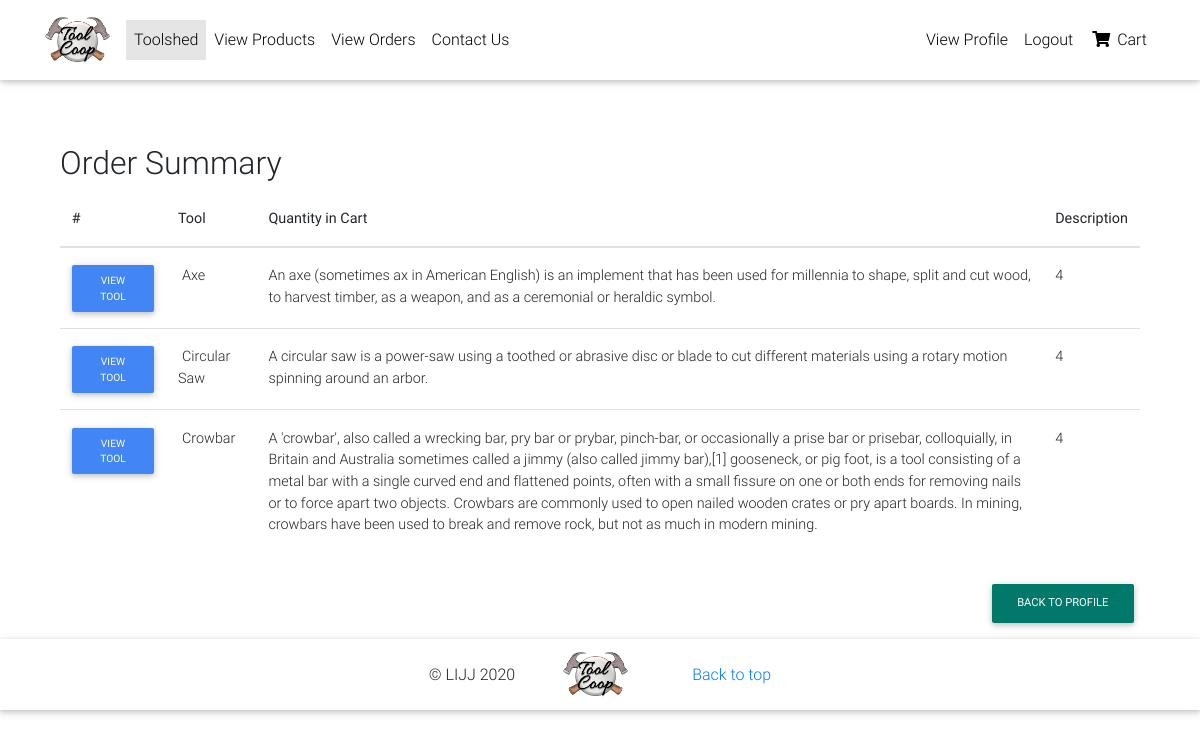
Page /previous-order-summary/2 (signed in) on the committed database.
### backend/models.py (models this page shows, shortened)
class OrderItem(models.Model):
    tool = models.ForeignKey(ToolType,on_delete=models.CASCADE)
    quantity = models.IntegerField(default=1)
    is_reserved = models.BooleanField(default=False)
    is_checked_out = models.BooleanField(default=False)

class ToolType(models.Model):
    type_name = models.CharField(max_length=100)
    description = models.TextField()
    image = models.ImageField(default='default.jpeg', upload_to='tool_pics')
    slug = models.SlugField(unique=True)
    def get_absolute_url(self):
        return reverse("product", kwargs={'slug':self.slug})

### backend/views.py (the view)
# urls.py: path('previous-order-summary/<id>', PreviousOrderSummaryView.as_view(), name='previous-order-summary'),
class PreviousOrderSummaryView(DetailView):
    def get(self, *args, **kwargs):
        try:
            order = Order.objects.get(user=self.request.user, pk=kwargs['id'])
            context=  {
                'object': order
            }
            return render(self.request, "backend/previous-order-summary.html", context)
        except ObjectDoesNotExist:
            messages.info(self.request, "Order Not Found")
            return redirect("profile")

### backend/templates/backend/previous-order-summary.html
{% extends "backend/base.html" %}
{% block content %}
<main class="mt-5 pt-4">
    <div class="container">
        <div class="table-responsive">
            <h2> Order Summary</h2>
            <table class="table">
                <thead>
                    <tr>
                    <th scope="col">#</th>
                    <th scope="col">Tool</th>
                    <th scope="col">Quantity in Cart</th>
                    <th scope="col">Description</th>
                    </tr>
                </thead>
                <tbody>
                    {% for item in object.items.all %}
                    <tr>
                        <th scope="row"><a href="{{ item.tool.get_absolute_url }}" class="btn btn-sm btn-primary" >View Tool</a></th>
                        <td><a class='mx-1' href="{{ item.tool.get_absolute_url }}">{{ item.tool.type_name}}</a></td>
                        <td class='mx-1'>{{ item.tool.description}}</td>
                        <td>
                            <span class="my-1"><bold>{{ item.quantity}}</bold></span>
                        </td>
                    </tr>
                    {% endfor %}
                </tbody>
            </table>
            <a href="{% url 'profile' %}" class="float-right btn btn-teal btn-rounded btn-md my-3">Back To Profile</a>
        </div>
    </div>
</main>
{% endblock content %}

### backend/templates/backend/base.html (style rules this page uses)
html, body, header, .carousel { height: 60vh; }

### rows in the picture
OrderItem: tool.type_name "Axe", tool.description "An axe (sometimes ax in American English) is an implement that has been used for millennia to shape, split and cut wood, to harvest timber, as a weapon, and as a ceremonial or heraldic symbol.", quantity "4"
OrderItem: tool.type_name "Circular Saw", tool.description "A circular saw is a power-saw using a toothed or abrasive disc or blade to cut different materials using a rotary motion spinning around an arbor.", quantity "4"
OrderItem: tool.type_name "Crowbar", tool.description "A 'crowbar', also called a wrecking bar, pry bar or prybar, pinch-bar, or occasionally a prise bar or prisebar, colloquially, in Britain and Australia sometimes called a jimmy (also called jimmy bar),[1] gooseneck, or pig foot, is a tool consisting of a metal bar with a single curved end and flattened points, often with a small fissure on one or both ends for removing nails or to force apart two objects. Crowbars are commonly used to open nailed wooden crates or pry apart boards. In mining, crowbars have been used to break and remove rock, but not as much in modern mining.", quantity "4"
